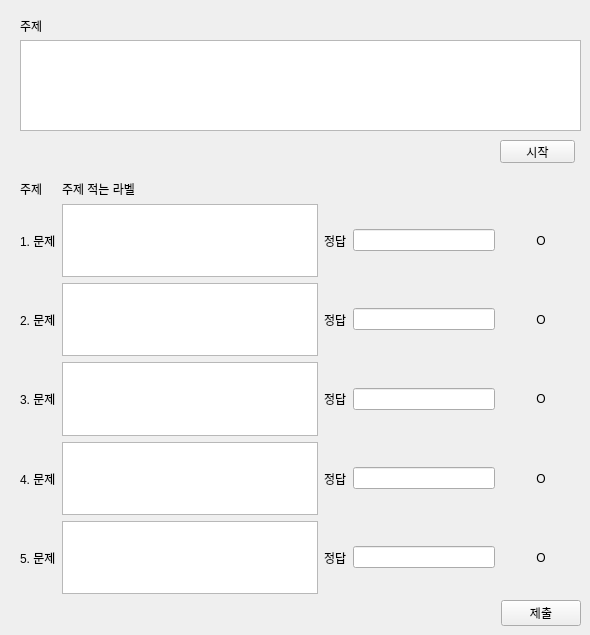
     <widget class="QWidget" name="tab_7">
      <attribute name="title">
       <string>문제풀이</string>
      </attribute>
      <widget class="QWidget" name="gridLayoutWidget_4">
       <property name="geometry">
        <rect>
         <x>20</x>
         <y>180</y>
         <width>561</width>
         <height>446</height>
        </rect>
       </property>
       <layout class="QGridLayout" name="gridLayout_4">
        <item row="2" column="1">
         <widget class="QListWidget" name="student_quiz_list2"/>
        </item>
        <item row="5" column="1">
         <widget class="QListWidget" name="student_quiz_list5"/>
        </item>
        <item row="2" column="0">
         <widget class="QLabel" name="label_48">
          <property name="text">
           <string>2. 문제</string>
          </property>
         </widget>
        </item>
        <item row="1" column="0">
         <widget class="QLabel" name="label_49">
          <property name="text">
           <string>1. 문제</string>
          </property>
         </widget>
        </item>
        <item row="5" column="0">
         <widget class="QLabel" name="label_50">
          <property name="text">
           <string>5. 문제</string>
          </property>
         </widget>
        </item>
        <item row="2" column="2">
         <widget class="QLabel" name="label_51">
          <property name="text">
           <string>정답</string>
          </property>
         </widget>
        </item>
        <item row="3" column="2">
         <widget class="QLabel" name="label_52">
          <property name="text">
           <string>정답</string>
          </property>
         </widget>
        </item>
        <item row="1" column="2">
         <widget class="QLabel" name="label_53">
          <property name="text">
           <string>정답</string>
          </property>
         </widget>
        </item>
        <item row="3" column="0">
         <widget class="QLabel" name="label_54">
          <property name="text">
           <string>3. 문제</string>
          </property>
         </widget>
        </item>
        <item row="0" column="0">
         <widget class="QLabel" name="label_55">
          <property name="text">
           <string>주제</string>
          </property>
         </widget>
        </item>
        <item row="4" column="2">
         <widget class="QLabel" name="label_56">
          <property name="text">
           <string>정답</string>
          </property>
         </widget>
        </item>
        <item row="3" column="3">
         <widget class="QLineEdit" name="student_quiz_answer_edit3"/>
        </item>
        <item row="4" column="0">
         <widget class="QLabel" name="label_57">
          <property name="text">
           <string>4. 문제</string>
          </property>
         </widget>
        </item>
        <item row="5" column="2">
         <widget class="QLabel" name="label_58">
          <property name="text">
           <string>정답</string>
          </property>
         </widget>
        </item>
        <item row="4" column="1">
         <widget class="QListWidget" name="student_quiz_list4"/>
        </item>
        <item row="3" column="1">
         <widget class="QListWidget" name="student_quiz_list3"/>
        </item>
        <item row="1" column="1">
         <widget class="QListWidget" name="student_quiz_list1"/>
        </item>
        <item row="2" column="3">
         <widget class="QLineEdit" name="student_quiz_answer_edit2"/>
        </item>
        <item row="6" column="4">
         <widget class="QPushButton" name="student_quiz_send_btn">
          <property name="text">
           <string>제출</string>
          </property>
         </widget>
        </item>
        <item row="6" column="1">
         <widget class="QLabel" name="label_59">
          <property name="text">
           <string/>
          </property>
         </widget>
        </item>
        <item row="1" column="4">
         <widget class="QLabel" name="student_qna_check_edit1">
          <property name="text">
           <string>O</string>
          </property>
          <property name="alignment">
           <set>Qt::AlignCenter</set>
          </property>
         </widget>
        </item>
        <item row="5" column="3">
         <widget class="QLineEdit" name="student_quiz_answer_edit5"/>
        </item>
        <item row="1" column="3">
         <widget class="QLineEdit" name="student_quiz_answer_edit1"/>
        </item>
        <item row="4" column="3">
         <widget class="QLineEdit" name="student_quiz_answer_edit4"/>
        </item>
        <item row="2" column="4">
         <widget class="QLabel" name="student_qna_check_edit2">
          <property name="text">
           <string>O</string>
          </property>
          <property name="alignment">
           <set>Qt::AlignCenter</set>
          </property>
         </widget>
        </item>
        <item row="4" column="4">
         <widget class="QLabel" name="student_qna_check_edit4">
          <property name="text">
           <string>O</string>
          </property>
          <property name="alignment">
           <set>Qt::AlignCenter</set>
          </property>
         </widget>
        </item>
        <item row="3" column="4">
         <widget class="QLabel" name="student_qna_check_edit3">
          <property name="text">
           <string>O</string>
          </property>
          <property name="alignment">
           <set>Qt::AlignCenter</set>
          </property>
         </widget>
        </item>
        <item row="5" column="4">
         <widget class="QLabel" name="student_qna_check_edit5">
          <property name="text">
           <string>O</string>
          </property>
          <property name="alignment">
           <set>Qt::AlignCenter</set>
          </property>
         </widget>
        </item>
        <item row="0" column="1">
         <widget class="QLabel" name="studend_quiz_topic_label">
          <property name="text">
           <string>주제 적는 라벨</string>
          </property>
         </widget>
        </item>
       </layout>
      </widget>
      <widget class="QLabel" name="label_18">
       <property name="geometry">
        <rect>
         <x>20</x>
         <y>20</y>
         <width>56</width>
         <height>12</height>
        </rect>
       </property>
       <property name="text">
        <string>주제</string>
       </property>
      </widget>
      <widget class="QListWidget" name="student_quiz_title_list">
       <property name="geometry">
        <rect>
         <x>20</x>
         <y>40</y>
         <width>561</width>
         <height>91</height>
        </rect>
       </property>
      </widget>
      <widget class="QPushButton" name="pushButton">
       <property name="geometry">
        <rect>
         <x>500</x>
         <y>140</y>
         <width>75</width>
         <height>23</height>
        </rect>
       </property>
       <property name="text">
        <string>시작</string>
       </property>
      </widget>
     </widget>
